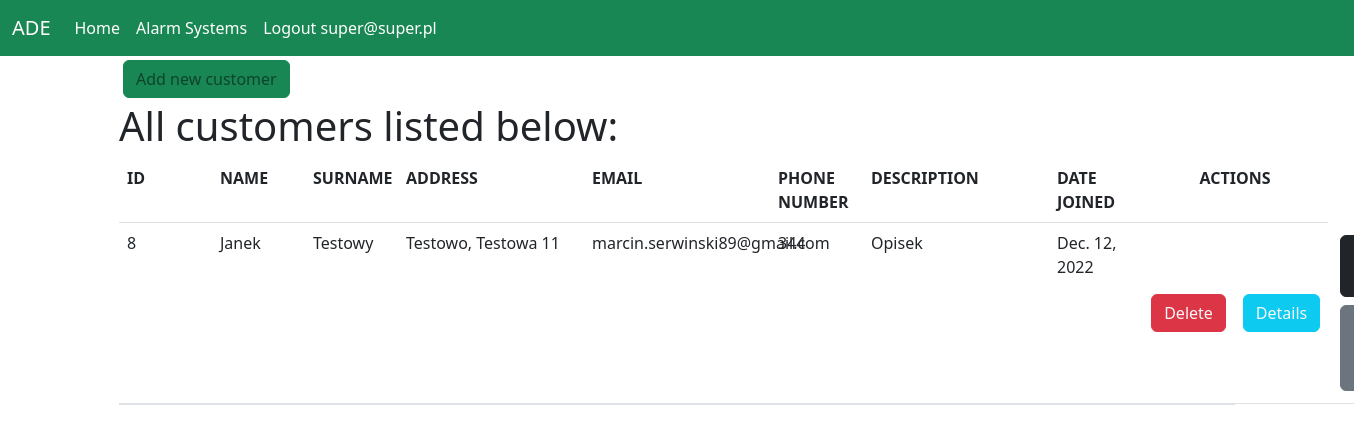
/main_view/ (signed in), run on an earlier commit of the app's database.
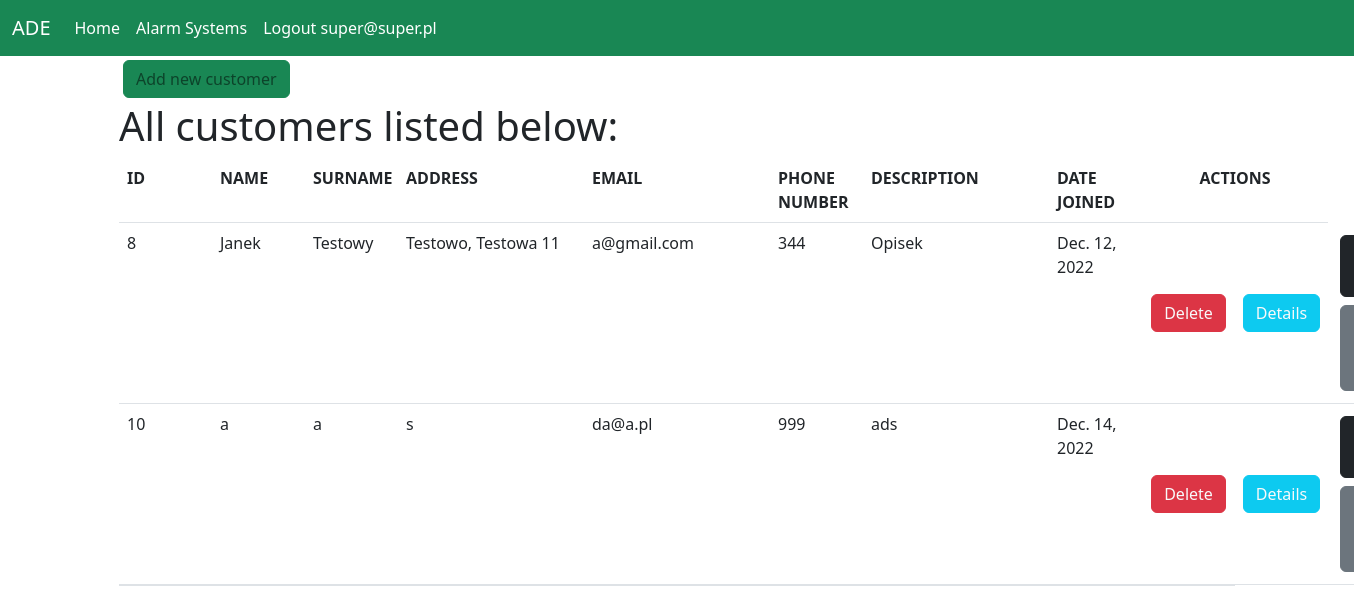
And on a later commit of the database.
### users/models.py (models this page shows)
class Account(AbstractBaseUser, PermissionsMixin):
    email = models.EmailField(verbose_name='User Email', max_length=60, unique=True)
    fullname = models.CharField(max_length=30, unique=True)
    date_joined = models.DateTimeField(verbose_name='Date joined', auto_now_add=True)
    last_login = models.DateTimeField(verbose_name='Last login', auto_now=True)
    is_operator = models.BooleanField(default=False)
    is_admin = models.BooleanField(default=False)
    is_active = models.BooleanField(default=False)
    is_staff = models.BooleanField(default=False)
    is_superuser = models.BooleanField(default=False)
    USERNAME_FIELD = 'email'
    REQUIRED_FIELDS = ['fullname']
    objects = AccountManager()
    def __str__(self):
        return self.email

### alarm_systems/models.py (models this page shows)
class Customer(models.Model):
    first_name = models.CharField(max_length=100)
    last_name = models.CharField(max_length=150)
    address = models.CharField(max_length=255)
    email = models.EmailField(max_length=80, null=True)
    phone_number = models.CharField(max_length=24, unique=True)
    description = models.TextField(null=True, blank=True)
    date_joined = models.DateField(auto_now_add=True)

### alarm_systems/views.py (the view)
# urls.py: path('main_view/', MainView.as_view(), name='main_view'),
class MainView(PermissionRequiredMixin, LoginRequiredMixin, View):
    permission_required = 'alarm_systems.add_camera'
    def get(self, request):
        customers_all = Customer.objects.all().order_by('last_name')
        return render(
            request,
            'home/customer_main_page/alarm_systems_main_view.html',
            context={
                'customers_all': customers_all
            })

### alarm_systems/templates/home/customer_main_page/alarm_systems_main_view.html (shortened to what this page needs)
{% extends 'base.html' %}
{% block container %}
    <div class="schedules-content">
        <a href="{% url 'alarm_systems:add_customer' %}" class="btn btn-success rounded-10 text-black-50 m-1">Add new
            customer</a>
        <h1>All customers listed below:</h1>
        <table class="table border-bottom">
            <thead>
            <tr class="d-flex">
                <th class="col-sm-1">ID</th>
                <th class="col-1">NAME</th>
                <th class="col-1">SURNAME</th>
                <th class="col-2">ADDRESS</th>
                <th class="col-2">EMAIL</th>
                <th class="col-1">PHONE NUMBER</th>
                <th class="col-md-2">DESCRIPTION</th>
                <th class="col-1">DATE JOINED</th>
                <th class="col-2 text-center">ACTIONS</th>
            </tr>
            </thead>
            <tbody class="text-color-lighter">
            {% for customer in customers_all %}
                <tr class="d-flex">
                <td class="col-sm-1">{{ customer.id }}</td>
                <td class="col-1">{{ customer.first_name }}</td>
                <td class="col-1">{{ customer.last_name }}  </td>
                <td class="col-2">{{ customer.address }}</td>
                <td class="col-2">{{ customer.email }}</td>
                <td class="col-1">{{ customer.phone_number }}</td>
                <td class="col-md-2">{{ customer.description }}</td>
                <td class="col-1">{{ customer.date_joined }}</td>
                <td class="col-1 d-flex align-items-center justify-content-center flex-wrap">
                    <a href="{% url 'alarm_systems:delete_customer' customer.id %}"
                       class="btn btn-danger rounded-10 text-light m-1">Delete</a>
                <td class="col-1 d-flex align-items-center justify-content-center flex-wrap">
                    <a href="{% url 'alarm_systems:details_customer' customer.id %}"
                       class="btn btn-info rounded-10 text-light m-1">Details</a>
                <td class="col-1 d-flex align-items-center justify-content-center flex-wrap">
                <a href="{% url 'alarm_systems:edit_customer_all_view' customer.id %}"
                   class="btn btn-dark rounded-10 text-light m-1">Edit All</a>
                <a href="{% url 'alarm_systems:send_email' customer.id %}"
                   class="btn btn-secondary rounded-10 text-light m-1">Send an email</a>{% endfor %}
            </td>
            </tr>
            </tbody>
        </table>
    </div>
{% endblock %}

### templates/base.html (shortened to what this page needs)
{% load static %}
<!doctype html>
<html lang="en">
<head>
    {% block styles %}
        <link rel="stylesheet" href="{% static './css/bootstrap.min.css' %}">
    {% endblock %}
</head>
<body>
{% include './partials/_menu.html' %}
<div class="container">
    <div class="row">
        <div class="col">
            {% block container %}
            {% endblock %}
        </div>
    </div>
</div>
</body>
</html>

### templates/partials/_menu.html (shortened to what this page needs)
<nav class="navbar navbar-expand-lg navbar-dark bg-success mb-xxl-3">
    <div class="container-fluid">
        <a class="navbar-brand" href="#">ADE</a>
        <div class="collapse navbar-collapse" id="navbarSupportedContent">
            <ul class="navbar-nav me-auto mb-2 mb-lg-0">
                <li class="nav-item">
                    <a class="nav-link active" aria-current="page" href="{% url 'alarm_systems:home' %}">Home</a>
                </li>
                <li class="nav-item">
                    <a class="nav-link active" aria-current="page" href="{% url 'alarm_systems:main_view' %}">Alarm
                        Systems</a>
                </li>
                {% if user.is_authenticated %}
                    <li class="nav-item">
                        <a class="nav-link active" aria-current="page"
                           href="{% url 'users:logout_view' %}">Logout {{ user }}</a>
                    </li>
                {% endif %}
            </ul>
        </div>
    </div>
</nav>

What changed in the data, as far as the page shows it:
changed Customer "Janek": email "marcin.serwinski89@gmail.com" → "a@gmail.com"
added Customer: id "10", first_name "a", last_name "a", address "s", email "da@a.pl", phone_number "999", description "ads", date_joined "Dec. 14, 2022"
